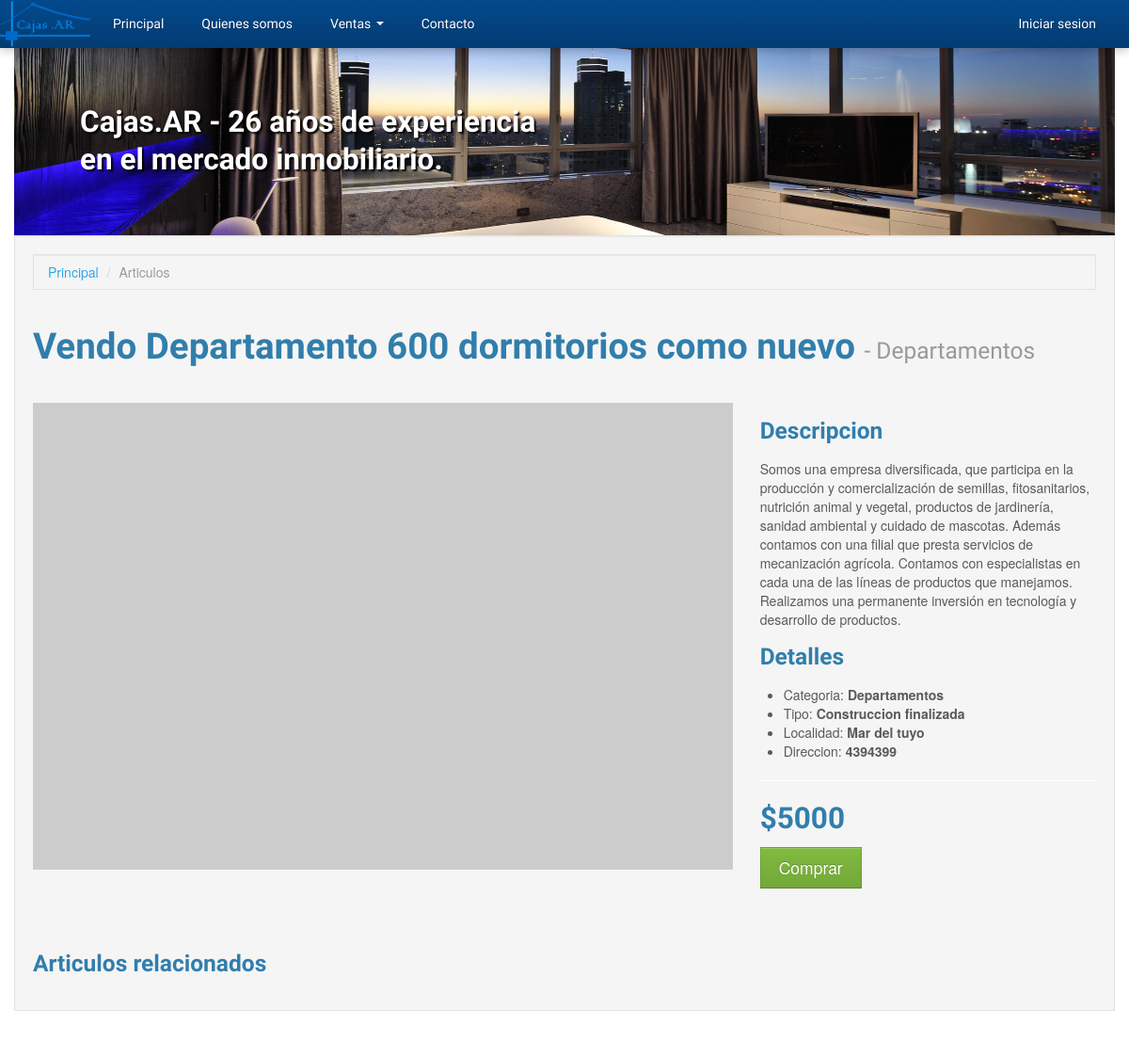
The app's page /index.php?page=item&id=1 with its own data.
### tables this page shows
CREATE TABLE IF NOT EXISTS `articles` (
  `id_article` int(8) NOT NULL AUTO_INCREMENT,
  `id_article_category` int(2) NOT NULL,
  `id_article_type` int(2) NOT NULL,
  `id_author` int(2) NOT NULL,
  `title` varchar(128) NOT NULL,
  `description` text,
  `location` varchar(128) DEFAULT NULL,
  `address` varchar(64) DEFAULT NULL,
  `price` float DEFAULT NULL,
  `oferta` int(1) NOT NULL,
  PRIMARY KEY (`id_article`),
  KEY `id_article_category` (`id_article_category`),
  KEY `id_article_type` (`id_article_type`),
  KEY `id_author` (`id_author`)
);

CREATE TABLE IF NOT EXISTS `article_categories` (
  `id_article_category` int(8) NOT NULL AUTO_INCREMENT,
  `name` varchar(32) NOT NULL,
  PRIMARY KEY (`id_article_category`)
);

CREATE TABLE IF NOT EXISTS `article_types` (
  `id_article_type` int(8) NOT NULL AUTO_INCREMENT,
  `name` varchar(64) NOT NULL,
  PRIMARY KEY (`id_article_type`)
);

### includes/mysqldb.php (called while the page is built, shortened)
<?php
class MySQLConnection
{
    private $_dbLink, $_queryResponse;
    public function connect($user, $pass, $host, $database)
    {
        $this->_dbLink = mysqli_connect($host, $user, $pass);
        mysqli_select_db($this->_dbLink, $database);
    }
    public function query($query)
    {
        $this->_queryResponse = mysqli_query($this->_dbLink, $query) or die(mysqli_error($this->_dbLink));
        return $this;
    }
    public function getOne()
    {
        $this->lastResult = null;
        if ($this->_queryResponse && !is_bool($this->_queryResponse)) {
            $this->lastResult = mysqli_fetch_object($this->_queryResponse);
        }
        return $this->lastResult;
    }
}

### includes/autoload.php (called while the page is built, shortened)
<?php
require_once dirname(__FILE__) . '/application.php';
require_once dirname(__FILE__) . '/mysqldb.php';
require_once dirname(__FILE__) . '/inputdata.php';
$app = new Application(
    new MySQLConnection(MYSQL_USER, MYSQL_PASS, MYSQL_HOST, MYSQL_DATABASE),
    new InputData()
);

### includes/application.php (called while the page is built, shortened)
<?php
class Application
{
    protected $db;
    public function __construct(MySQLConnection $db, InputData $io)
    {
        $this->db = $db;
        $this->io = $io;
    }
    public function getArticleById($id)
    {
        $id = (int) $id;
        $queryString = ""
            . "SELECT articles.*, "
                . "users.username, "
                . "article_types.name AS article_type, "
                . "article_categories.name AS article_category "
            . "FROM articles "
                . "INNER JOIN article_categories ON articles.id_article_category = article_categories.id_article_category "
                . "INNER JOIN article_types ON articles.id_article_type = article_types.id_article_type "
                . "INNER JOIN users ON articles.id_author = users.id_user "
            . "WHERE articles.id_article='{$id}' LIMIT 1";
        return $this->db->query($queryString)->getOne();
    }
}

### includes/inputdata.php (called while the page is built, shortened)
<?php
class InputData
{
    private $_request, $_response, $_query, $_post, $_server, $_cookies;
    public function __construct()
    {
        $this->_request  = &$_REQUEST;
    }
    public function getRequest($param = null, $default = null)
    {
        if ($param) {
            return isset($this->_request[$param]) ?
                $this->_request[$param] : $default;
        }
        return $this->_request;
    }
}

### includes/templates/content_item.php (the view, shortened to what this page needs)
<?php
$articleId = $app->io->getRequest('id');
$article = $app->getArticleById($articleId);
?>
<div class="container">
    <div class="well">
        <ul class="breadcrumb well">
            <li><a href="index.php?page=home">Principal</a> <span class="divider">/</span></li>
            <li class="active">Articulos</li>
        </ul>
        <?php if (! $article) { ?>
            <div class="row-fluid">
                <div class="span12">
                    <h2>El articulo no existe</h2>
                </div>
            </div>
        <?php } else { ?>
        <div class="row-fluid">
            <div class="span12">
                <h1 class="page-header">
                    <?php echo $article->title; ?>
                    <small> - <?php echo $article->article_category; ?></small>
                </h1>
            </div>
        </div>
        <div class="row-fluid">
            <div class="span8">
                <img class="img-responsive" src="http://placehold.it/750x500" alt="">
            </div>
            <div class="span4">
                <h3>Descripcion</h3>
                <p><?php echo $article->description; ?></p>
                <h3>Detalles</h3>
                <ul>
                    <li>Categoria: <b><?php echo $article->article_category; ?></b></li>
                    <li>Tipo: <b><?php echo $article->article_type; ?></b></li>
                    <li>Localidad: <b><?php echo $article->location; ?></b></li>
                    <li>Direccion: <b><?php echo $article->address; ?></b></li>
                </ul>
                <hr />
                <ul class="unstyled">
                    <li><h2><?php echo '$' . $article->price; ?></h2></li>
                    <li>
                        <a class="btn btn-large btn-success" href="index.php?page=purchase&articulo=<?php echo $article->id_article; ?>">Comprar</a>
                    </li>
                </ul>
            </div>
        </div>
        <div class="mt50">
            <h3>Articulos relacionados</h3>
        </div>
    <?php } ?>
    </div>
</div>

### assets/css/nuestro.css (style rules this page uses)
.mt50 { margin-top:50px; }
.input-prepend .add-on, .input-append .add-on, .btn, .modal, .dropdown-menu, .alert, .thumbnail, .well, input, select, textarea, .bootstrap-tagsinput { border-radius: 0px!important; }

### records on screen
articles: title "Vendo Departamento 600 dormitorios como nuevo", id_article_category.name "Departamentos", description "Somos una empresa diversificada, que participa en la producción y comercialización de semillas, fitosanitarios, nutrición animal y vegetal, productos de jardinería, sanidad ambiental y cuidado de mascotas. Además contamos con una filial que presta servicios de mecanización agrícola. Contamos con especialistas en cada una de las líneas de productos que manejamos. Realizamos una permanente inversión en tecnología y desarrollo de productos.", id_article_type.name "Construccion finalizada", location "Mar del tuyo", address "4394399", price "5000"
